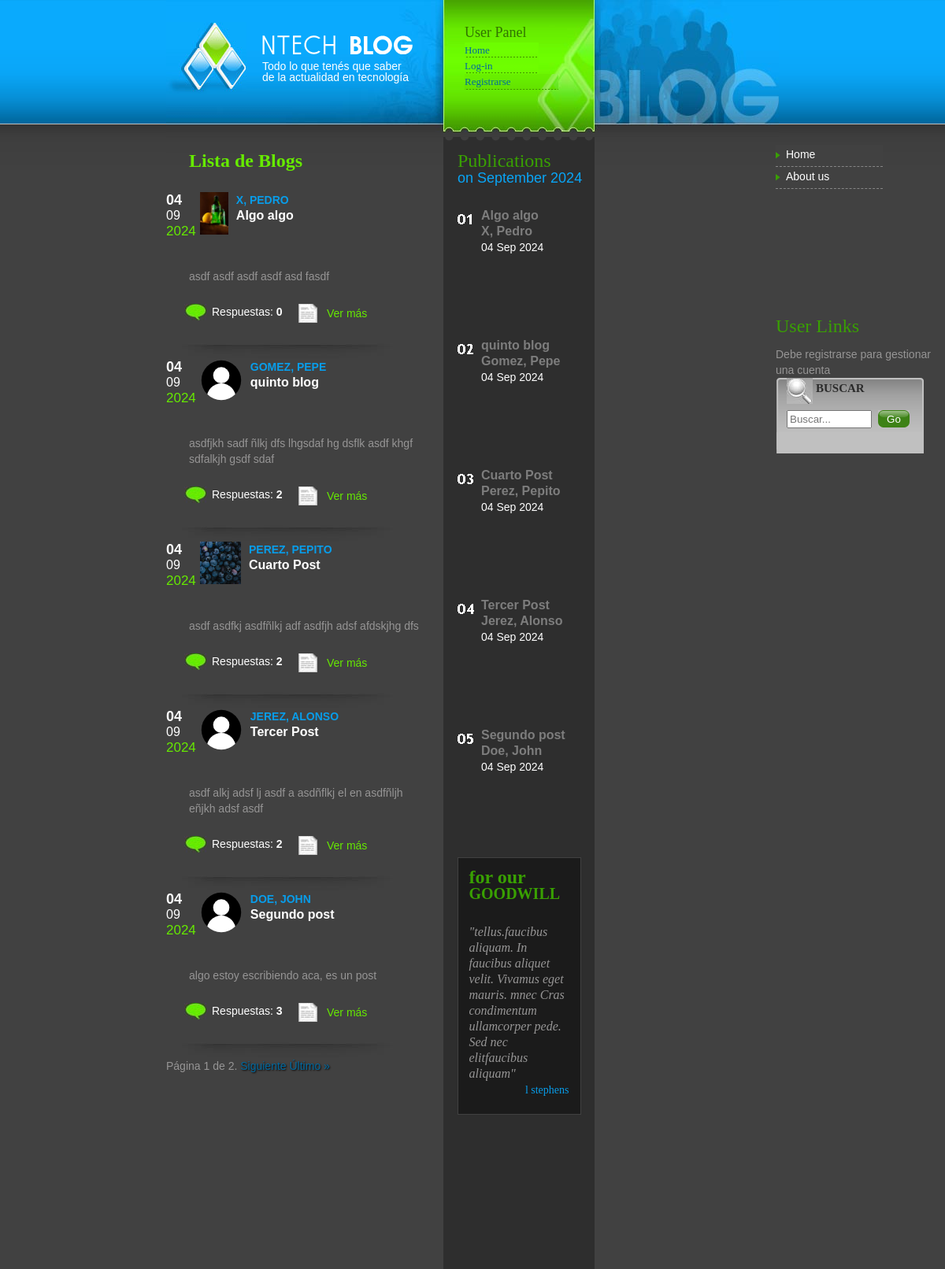
Before: / (upper part) with the older database file.
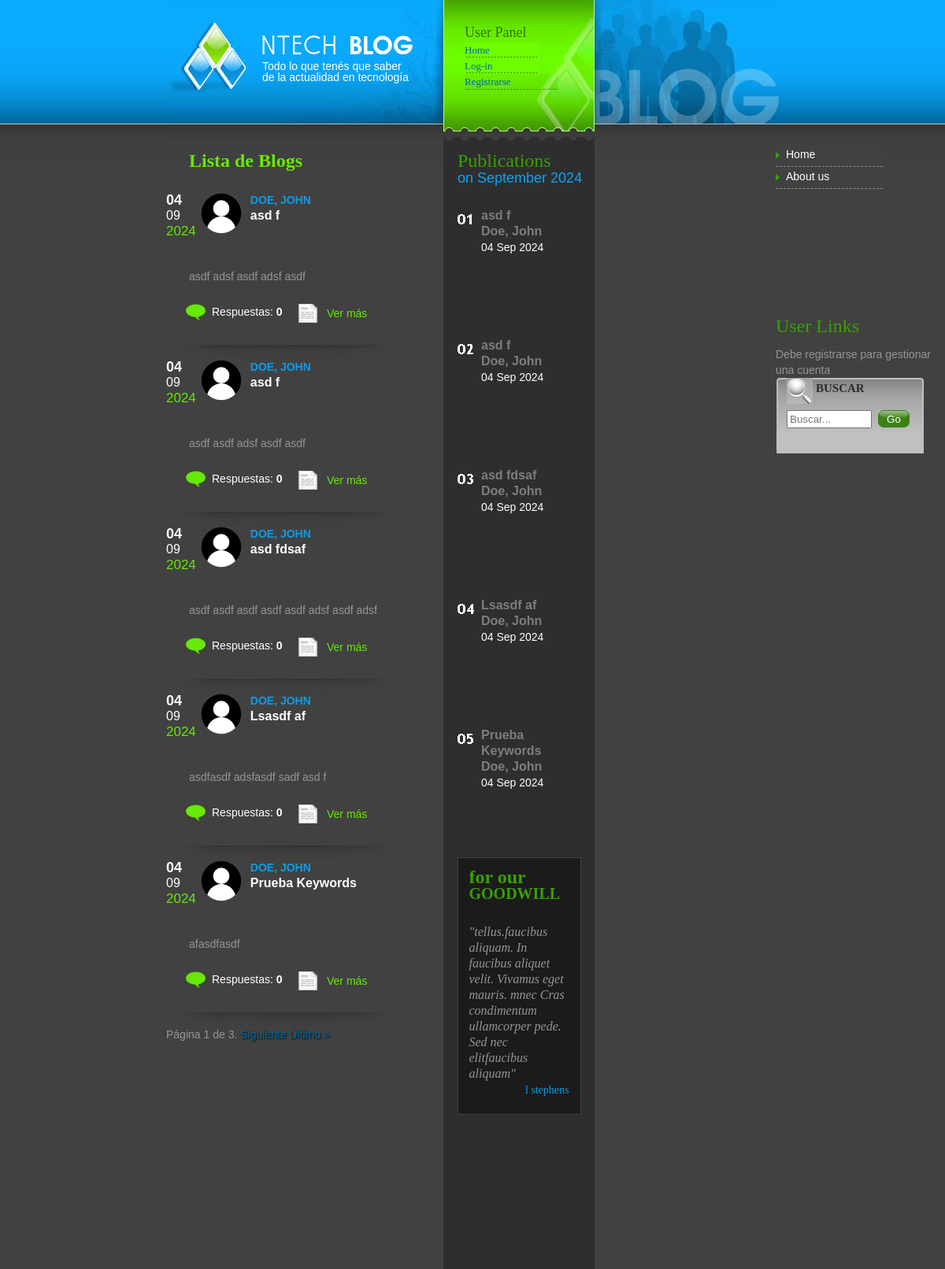
After: the same page with the newer database file.
### blogs/models.py (models this page shows, shortened)
class Blogs(models.Model):
    author = models.ForeignKey(App_Users, null=True, on_delete=models.SET_NULL, related_name='blogs')
    title = models.CharField(max_length=100)
    keywords = models.CharField(max_length=100)
    description = models.TextField(max_length=500)
    created_at = models.DateTimeField(auto_now_add=True)
    @property
    def day_with_leading_zero(self):
        return str(self.created_at.strftime("%d"))
    @property
    def month_with_leading_zero(self):
        return str(self.created_at.strftime("%m"))
    @property
    def post_count(self):
        return self.post_set.count()

### users/models.py (models this page shows, shortened)
class App_Users(AbstractUser):
    email = models.EmailField(unique=True)
    username = models.CharField(max_length=20, unique=True)
    first_name = models.CharField(max_length=30)
    last_name = models.CharField(max_length=30)
    description = models.TextField(blank=True, null=True)
    def __str__(self):
        return f'{self.last_name}, {self.first_name}'

class Avatar(models.Model):
    user = models.OneToOneField(App_Users, on_delete=models.CASCADE, related_name='avatar')
    image = models.ImageField(upload_to=get_random_filename, blank=True, null=True, default='avatares/default_avatar.svg')

### blogs/views.py (the view)
# urls.py: path('', BlogListView.as_view(), name = 'Home'),
class BlogListView(ListView):
    model = Blogs
    template_name = 'blogs/home.html'
    context_object_name = 'blogs'
    paginate_by = 5
    def get_queryset(self):
        return super().get_queryset().order_by('-created_at')

### proyecto_final/context_processors.py (called while the page is built)
def custom_context_processor(request):
    latest_blogs = Blogs.objects.order_by('-created_at')[:5]
    return {
        'latest_blogs': latest_blogs,
    }

def current_datetime(request):
    now = datetime.now()
    return {
        'day_of_week': now.strftime('%A'),
        'day_of_month': now.strftime('%d'),
        'month_name': now.strftime('%B'),
        'month_number': now.strftime('%m'),
        'year_two_digits': now.strftime('%y'),
        'year_four_digits': now.strftime('%Y'),
    }

### blogs/templates/blogs/home.html (shortened to what this page needs)
{% extends 'blogs/base.html' %}
{% load static %}
{% block main %}
<div id="leftPan">
  <h2>Lista de Blogs</h2>
  {% if blogs %}
      {% for blog in blogs %}
          <div class="blog">
              <div class="dateone">
                  <div class="header_blog_list">
                      <div class="date">
                          <p class="day">{{ blog.day_with_leading_zero }}</p>
                          <p class="month">{{ blog.month_with_leading_zero }}</p>
                          <p class="year">{{ blog.created_at.year }}</p>
                      </div>
                      <img src="{{ blog.author.avatar.image.url }}" alt="">
                      <div class="name_title">
                          <span class="blue">{{ blog.author }}</span><br />
                          <span class="white">{{ blog.title }}</span>
                      </div>
                  </div>
                  <div class="bottomshadow">&nbsp;</div>
                  <p>{{ blog.description|truncatewords:20 }}</p>
                  <div id="leftlinkboxonePan">
                      <ul>
                          <li class="comments">Respuestas: <span class="boldtext">{{ blog.post_count }}</span></li>
                          <li class="continue"><a href="{% url 'blog_detail' blog.pk %}">Ver más</a></li>
                      </ul>
                  </div>
              </div>
              <p class="topshadow">&nbsp;</p>
          </div>
      {% empty %}
          <div><p>No hay ningún blog aún.</p></div>
      {% endfor %}
      <div>
          <span>
              <span class="current">
                  Página {{ page_obj.number }} de {{ page_obj.paginator.num_pages }}.
              </span>
              {% if page_obj.has_next %}
                  <a class="link" href="?page={{ page_obj.next_page_number }}">Siguiente</a>
                  <a class="link" href="?page={{ page_obj.paginator.num_pages }}">Último &raquo;</a>
              {% endif %}
          </span>
      </div>
  {% else %}
      <div><p>No hay ningún blog aún.</p></div>
  {% endif %}
</div>
<div id="middlePan">
  <h2>
    Publications<br />
    <span>on {{ month_name }} {{ year_four_digits }}</span>
  </h2>
  <div id="middleulPan">
    <ul>
      <li class="one">
        {{latest_blogs.0.title}} <br/>
        {{latest_blogs.0.author}}
        <span> <br /> {{latest_blogs.0.created_at|date:"d M Y"}}</span>
      </li>
      <li class="two">
        {{latest_blogs.1.title}} <br/>
        {{latest_blogs.1.author}}
        <span> <br /> {{latest_blogs.1.created_at|date:"d M Y"}}</span>
      </li>
      <li class="three">
        {{latest_blogs.2.title}} <br/>
        {{latest_blogs.2.author}}
        <span> <br /> {{latest_blogs.2.created_at|date:"d M Y"}}</span>
      </li>
      <li class="four">
        {{latest_blogs.3.title}} <br/>
        {{latest_blogs.3.author}}
        <span> <br /> {{latest_blogs.3.created_at|date:"d M Y"}}</span>
      </li>
      <li class="five">
        {{latest_blogs.4.title}} <br/>
        {{latest_blogs.4.author}}
        <span> <br /> {{latest_blogs.4.created_at|date:"d M Y"}}</span>
      </li>
    </ul>
  </div>
  <div id="middlecaptionPan">
    <h3>
      for our<br />
      <span>GOODWILL</span>
    </h3>
    <p>
      &quot;tellus.faucibus aliquam. In faucibus aliquet velit. Vivamus eget
      mauris. mnec Cras condimentum ullamcorper pede. Sed nec elitfaucibus
      aliquam&quot;
    </p>
    <p align="right"><span>l stephens</span></p>
  </div>
</div>
{% endblock main %}

Changed rows visible on the page:
no longer on this page (row edited): Blogs: day_with_leading_zero "04", month_with_leading_zero "09", created_at.year "2024", author.avatar.image (picture), author "X, PEDRO", title "Algo algo", description "asdf asdf asdf asdf asd fasdf", post_count "0", author.first_name "X, Pedro", created_at "04 Sep 2024"
no longer on this page (row unchanged): Blogs: day_with_leading_zero "04", month_with_leading_zero "09", created_at.year "2024", author.avatar.image (placeholder picture), author "GOMEZ, PEPE", title "quinto blog", description "asdfjkh sadf ñlkj dfs lhgsdaf hg dsflk asdf khgf sdfalkjh gsdf sdaf", post_count "2", author.first_name "Gomez, Pepe", created_at "04 Sep 2024"
no longer on this page (row unchanged): Blogs: day_with_leading_zero "04", month_with_leading_zero "09", created_at.year "2024", author.avatar.image (picture), author "PEREZ, PEPITO", title "Cuarto Post", description "asdf asdfkj asdfñlkj adf asdfjh adsf afdskjhg dfs", post_count "2", author.first_name "Perez, Pepito", created_at "04 Sep 2024"
no longer on this page (row unchanged): Blogs: day_with_leading_zero "04", month_with_leading_zero "09", created_at.year "2024", author.avatar.image (placeholder picture), author "JEREZ, ALONSO", title "Tercer Post", description "asdf alkj adsf lj asdf a asdñflkj el en asdfñljh eñjkh adsf asdf", post_count "2", author.first_name "Jerez, Alonso", created_at "04 Sep 2024"
no longer on this page (row unchanged): Blogs: day_with_leading_zero "04", month_with_leading_zero "09", created_at.year "2024", author.avatar.image (placeholder picture), author "DOE, JOHN", title "Segundo post", description "algo estoy escribiendo aca, es un post", post_count "3", author.first_name "Doe, John", created_at "04 Sep 2024"
added Blogs: day_with_leading_zero "04", month_with_leading_zero "09", created_at.year "2024", author.avatar.image (placeholder picture), author "DOE, JOHN", title "asd f", description "asdf adsf asdf adsf asdf", post_count "0", author.first_name "Doe, John", created_at "04 Sep 2024"
added Blogs: day_with_leading_zero "04", month_with_leading_zero "09", created_at.year "2024", author.avatar.image (placeholder picture), author "DOE, JOHN", title "asd f", description "asdf asdf adsf asdf asdf", post_count "0", author.first_name "Doe, John", created_at "04 Sep 2024"
added Blogs: day_with_leading_zero "04", month_with_leading_zero "09", created_at.year "2024", author.avatar.image (placeholder picture), author "DOE, JOHN", title "asd fdsaf", description "asdf asdf asdf asdf asdf adsf asdf adsf", post_count "0", author.first_name "Doe, John", created_at "04 Sep 2024"
added Blogs: day_with_leading_zero "04", month_with_leading_zero "09", created_at.year "2024", author.avatar.image (placeholder picture), author "DOE, JOHN", title "Lsasdf af", description "asdfasdf adsfasdf sadf asd f", post_count "0", author.first_name "Doe, John", created_at "04 Sep 2024"
added Blogs: day_with_leading_zero "04", month_with_leading_zero "09", created_at.year "2024", author.avatar.image (placeholder picture), author "DOE, JOHN", title "Prueba Keywords", description "afasdfasdf", post_count "0", author.first_name "Doe, John", created_at "04 Sep 2024"
Other visible differences:
{{ page_obj.paginator.num_pages }}: "2" → "3"
